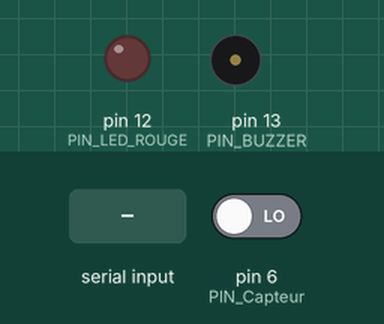
This sketch was run on a simulated Arduino Uno, built with avr-gcc and run on an emulated ATmega328P. Shown: output pins drawn as LEDs (lit = HIGH), buzzer (waves = sounding). The inputs (shaded band) are chosen by the test bench; at power-on: pin 6 (PIN_Capteur) LOW. What the sketch prints to the serial monitor is not drawn.

Above: at 1.2 s.
1.3 s: "1" received over Serial
At 1.6 s:
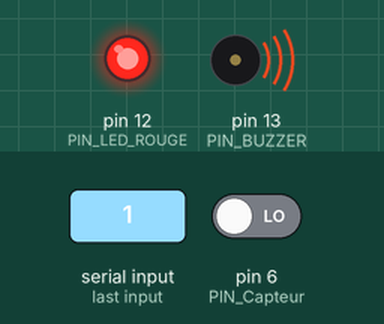
2.8 s: pin 6 (PIN_Capteur) driven HIGH
Timing chart, 0 to 5.8 s (numbered marks = the images above; inputs shaded):
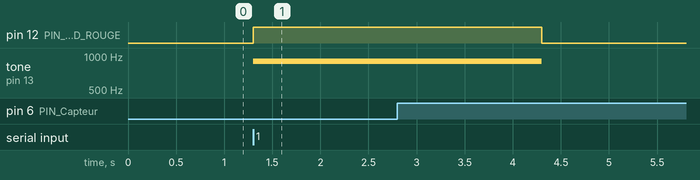

Measured:
- after the input at 1.3 s, pin 12 (PIN_LED_ROUGE): LOW → HIGH at once; tone on pin 13 (PIN_BUZZER): silent → 900 Hz at once

The sketch:

systeme_alarme_cage.ino
```cpp
#define PIN_BUZZER 13 //numéro de la broche sur laquelle le buzzer est branché
#define PIN_LED_ROUGE 12

#define PIN_Capteur 6

char data; //variable contenant le caractère lu

void setup() {
  pinMode(PIN_BUZZER, OUTPUT);//initialisation de la broche du buzzer
  pinMode(PIN_LED_ROUGE, OUTPUT);//initialisation de la broche de la led rouge
  digitalWrite(PIN_LED_ROUGE, LOW);


  pinMode(PIN_Capteur, INPUT);

   Serial.begin(9600); //permet d'initialiser le moniteur série à 9600 bauds

}

void loop() {

      if(digitalRead(PIN_Capteur)==HIGH){
        Serial.print('1');
        delay(3000);
      }
      /*if(digitalRead(PIN_Capteur)==LOW){
        Serial.println('0');
        delay(100);
      }*/
    if(Serial.available()){
    data=Serial.read();
    if(data=='1')
    {
      digitalWrite(PIN_LED_ROUGE, HIGH);
      tone(13,900);
      delay(3000);
      noTone(13);
      digitalWrite(PIN_LED_ROUGE, LOW);

    }
    delay(1000);
  }

}
```
